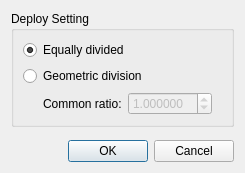
<?xml version="1.0" encoding="UTF-8"?>
<ui version="4.0">
 <class>GridCreatingConditionLaplaceDeploySettingDialog</class>
 <widget class="QDialog" name="GridCreatingConditionLaplaceDeploySettingDialog">
  <property name="geometry">
   <rect>
    <x>0</x>
    <y>0</y>
    <width>245</width>
    <height>173</height>
   </rect>
  </property>
  <property name="windowTitle">
   <string>Points Deploy Setting</string>
  </property>
  <layout class="QVBoxLayout" name="verticalLayout_2">
   <item>
    <widget class="QGroupBox" name="groupBox">
     <property name="title">
      <string>Deploy Setting</string>
     </property>
     <layout class="QVBoxLayout" name="verticalLayout">
      <item>
       <widget class="QRadioButton" name="equalRadioButton">
        <property name="text">
         <string>Equally divided</string>
        </property>
        <property name="checked">
         <bool>true</bool>
        </property>
       </widget>
      </item>
      <item>
       <widget class="QRadioButton" name="geometricRadioButton">
        <property name="text">
         <string>Geometric division</string>
        </property>
       </widget>
      </item>
      <item>
       <layout class="QHBoxLayout" name="horizontalLayout">
        <item>
         <spacer name="horizontalSpacer">
          <property name="orientation">
           <enum>Qt::Horizontal</enum>
          </property>
          <property name="sizeType">
           <enum>QSizePolicy::Fixed</enum>
          </property>
          <property name="sizeHint" stdset="0">
           <size>
            <width>20</width>
            <height>20</height>
           </size>
          </property>
         </spacer>
        </item>
        <item>
         <widget class="QLabel" name="label">
          <property name="text">
           <string>Common ratio:</string>
          </property>
         </widget>
        </item>
        <item>
         <widget class="QDoubleSpinBox" name="commonRatioSpinBox">
          <property name="enabled">
           <bool>false</bool>
          </property>
          <property name="decimals">
           <number>6</number>
          </property>
          <property name="minimum">
           <double>0.000001000000000</double>
          </property>
          <property name="maximum">
           <double>99.999999000000003</double>
          </property>
          <property name="value">
           <double>1.000000000000000</double>
          </property>
         </widget>
        </item>
        <item>
         <spacer name="horizontalSpacer_2">
          <property name="orientation">
           <enum>Qt::Horizontal</enum>
          </property>
          <property name="sizeHint" stdset="0">
           <size>
            <width>40</width>
            <height>20</height>
           </size>
          </property>
         </spacer>
        </item>
       </layout>
      </item>
     </layout>
    </widget>
   </item>
   <item>
    <spacer name="verticalSpacer">
     <property name="orientation">
      <enum>Qt::Vertical</enum>
     </property>
     <property name="sizeHint" stdset="0">
      <size>
       <width>20</width>
       <height>0</height>
      </size>
     </property>
    </spacer>
   </item>
   <item>
    <widget class="QDialogButtonBox" name="buttonBox">
     <property name="orientation">
      <enum>Qt::Horizontal</enum>
     </property>
     <property name="standardButtons">
      <set>QDialogButtonBox::Cancel|QDialogButtonBox::Ok</set>
     </property>
    </widget>
   </item>
  </layout>
 </widget>
 <resources/>
 <connections>
  <connection>
   <sender>buttonBox</sender>
   <signal>accepted()</signal>
   <receiver>GridCreatingConditionLaplaceDeploySettingDialog</receiver>
   <slot>accept()</slot>
   <hints>
    <hint type="sourcelabel">
     <x>227</x>
     <y>155</y>
    </hint>
    <hint type="destinationlabel">
     <x>157</x>
     <y>172</y>
    </hint>
   </hints>
  </connection>
  <connection>
   <sender>buttonBox</sender>
   <signal>rejected()</signal>
   <receiver>GridCreatingConditionLaplaceDeploySettingDialog</receiver>
   <slot>reject()</slot>
   <hints>
    <hint type="sourcelabel">
     <x>228</x>
     <y>161</y>
    </hint>
    <hint type="destinationlabel">
     <x>237</x>
     <y>172</y>
    </hint>
   </hints>
  </connection>
  <connection>
   <sender>geometricRadioButton</sender>
   <signal>toggled(bool)</signal>
   <receiver>commonRatioSpinBox</receiver>
   <slot>setEnabled(bool)</slot>
   <hints>
    <hint type="sourcelabel">
     <x>141</x>
     <y>76</y>
    </hint>
    <hint type="destinationlabel">
     <x>146</x>
     <y>110</y>
    </hint>
   </hints>
  </connection>
 </connections>
</ui>
